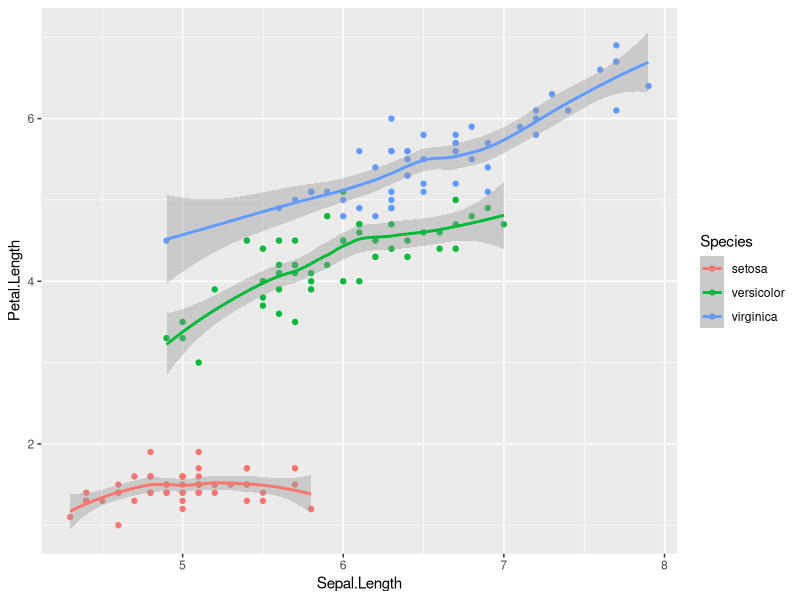

The R source for this figure:
## ---- chunk 1
head(iris)
## ---- chunk 2
tail (iris)
## ---- chunk 3
library (ggplot2)
ggplot(iris,aes(x=Sepal.Length,y=Petal.Length,color=Species))+geom_point()+ geom_smooth (method=loess)

